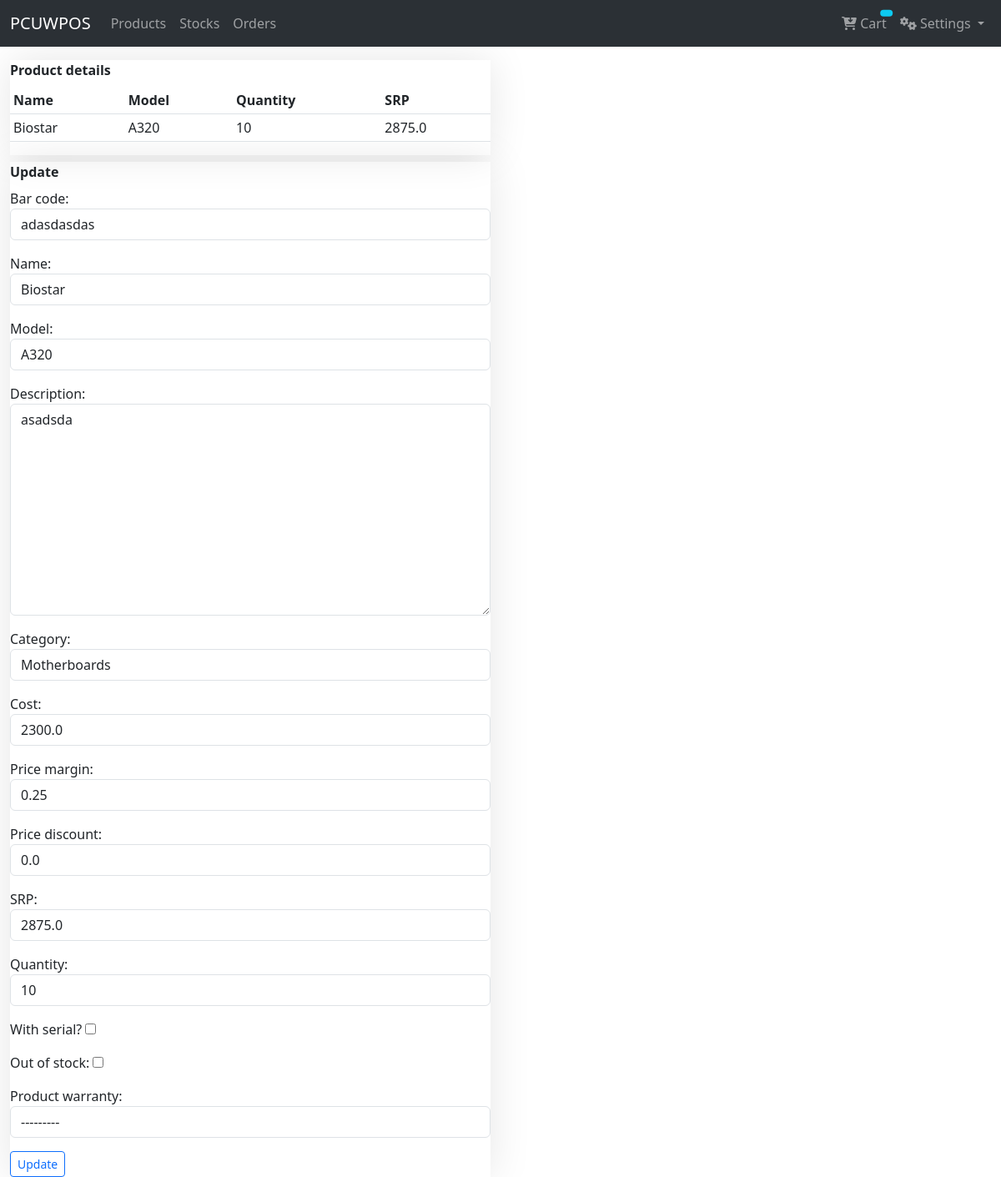
Page /products/details/2 (signed in) on the committed database.
### sales/models/product.py (models this page shows, shortened)
class Product(BaseTime):
    user = models.ForeignKey(User, on_delete=models.CASCADE, default=1)
    product_code = models.CharField(max_length=13, unique=True, blank=True)
    bar_code = models.CharField(max_length=13, unique=True, blank=True)
    name = models.CharField(max_length=255)
    model = models.CharField(max_length=120)
    description = models.TextField()
    category = models.ForeignKey(ProductCategory, on_delete=models.CASCADE, blank=True, null=True)
    cost = models.FloatField(default=0)
    price_margin = models.FloatField(default=0.25)
    price_discount = models.FloatField(default=0.00)
    price = models.FloatField(default=0.00, verbose_name="SRP")
    quantity = models.PositiveIntegerField(default=1)
    is_serial = models.BooleanField(default=False, verbose_name="with serial?")
    out_of_stock = models.BooleanField(default=False)
    product_warranty = models.ForeignKey(ProductWarranty, on_delete=models.CASCADE, blank=True, null=True)
    @property
    def best_price(self):
        discount = float(self.price) - float(self.cost)
        price = (discount - (discount * self.price_discount)) + float(self.cost)
        return price

class ProductCategory(models.Model):
    name = models.CharField(max_length=100, default="Memories")
    created_at = models.DateTimeField(auto_now_add=True)
    updated_at = models.DateTimeField(auto_now=True)
    class Meta:
        verbose_name = "category"
        verbose_name_plural = "categories"
    def __str__(self):
        return self.name

### sales/views/product_view.py (the view, shortened to what this page needs)
# urls.py: path('details/<product_id>', ProductUpdateView.as_view(), name='product_update'),
@method_decorator(login_required, name='dispatch')
class ProductUpdateView(View):
    template_name = 'product_update.html'
    form_class = ProductForm
    initial = {'key': 'value'}
    def get(self, request, *args, **kwargs):
        product_id = kwargs.get('product_id')
        product = get_object_or_404(Product, pk=product_id)
        form = self.form_class(request.POST or None, instance=product)
        context = {
            "form": form,
            "instance": product,
        }
        return render(request, self.template_name, context)

### sales/templates/product_update.html (shortened to what this page needs)
{% extends "base.html" %}
{% block content %}
<div class="row">
    <div class="col-sm-6">
        <div class="fcard mt-3">
            <strong>Product details</strong>
            <table class="table table-stripe table-sm">
                <thead>
                    <tr>
                        <th>Name</th>
                        <th>Model</th>
                        <th>Quantity</th>
                        <th>SRP</th>
                    </tr>
                </thead>
                <tbody>
                    <tr>
                        <td>{{ instance.name|title }}</td>
                        <td>{{ instance.model|upper }}</td>
                        <td>{{ instance.quantity }}</td>
                        <td>{{ instance.best_price }}</td>
                    </tr>
                </tbody>
            </table>
        </div>
        <div class="fcard mt-2">
            <strong>Update</strong>
            <form action="" class="form" method="POST">
                {{ form.as_p }}
                <input type="submit" class="btn btn-outline-primary btn-sm" value="Update">
            </form>
        </div>
    </div>
</div>
{% endblock %}

### sales/static/style.css (style rules this page uses)
.fcard { display: flex; flex-direction: column; justify-content: flex-start; gap: .5rem; box-shadow: 0 0 3rem 0 rgba(0, 0, 0,.1); }

### rows in the picture
Product: name "Biostar", model "A320", quantity "10", best_price "2875.0", bar_code "adasdasdas", description "asadsda", category "Motherboards", cost "2300.0", price_margin "0.25", price_discount "0.0", price "2875.0", product_warranty "---------"
